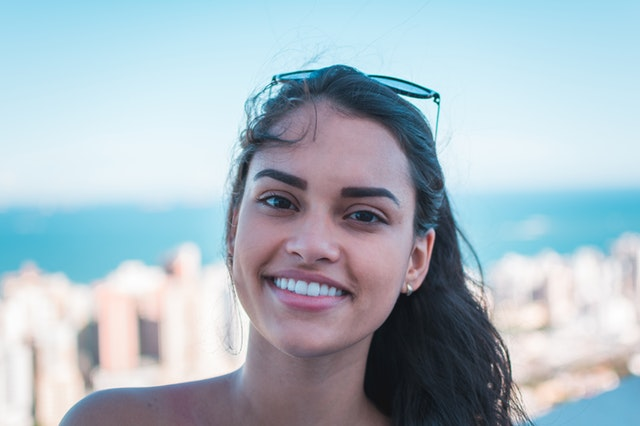
#> input picture 8.klasor/smile.jpg, 640 x 426 px, found by its file name
$ python resim_donusum_matrixi_dizeyi.py
#> lines starting #> are read from the running program, lines starting #| are printed output that depends on the picture
#bazı geometrik donusumleri yapicaz

import numpy as np
import cv2

path = "C:\\Users\\Furkan\\Desktop\\OpenCVegitim\\8.klasor\\smile.jpg"

img = cv2.imread(path,0)
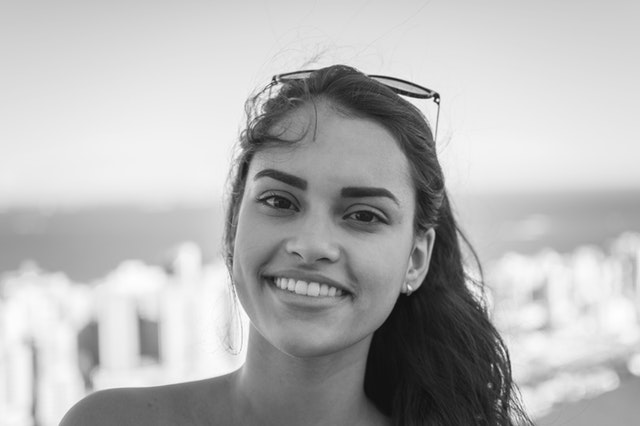
#> img: shape (426, 640); min 12, max 255, mean 181.5

# row satir
# #col sütun
# row: Resmin yüksekliği (satır sayısı veya piksel sayısı).
# col: Resmin genişliği (sütun sayısı veya piksel sayısı).
row,col = img.shape#bize bu satır ve sütunu aslında piksel sayilairni veriyordu.
#> row = 426; col = 640

#burada biraz kesim vs yapicaz. buna transformasyon matrisi (dönüşüm) dizeyi kullanicaz.


# cv2.warpAffine() fonksiyonu, dönüşüm matrisinin float32 tipinde olmasını gerektirir.
Matris = np.float32([[1,0,10],
                     [0,1,70]]) #bu dönüşüm matrisini resim üzerine uygulicaz şimdi
# Bu matris, afin dönüşüm (affine transformation) için kullanılır.
# Afin dönüşüm, bir resmi kaydırma (translation), döndürme (rotation), ölçeklendirme (scaling) veya eğme (shearing) gibi işlemlerle değiştirmek için kullanılır.
# Matrisin yapısı şu şekildedir:
            # [[1, 0, tx],
            #     [0, 1, ty]]
# tx: Resmin yatayda (x ekseni) ne kadar kaydırılacağını belirtir.
# ty: Resmin dikeyde (y ekseni) ne kadar kaydırılacağını belirtir.
# 1 ve 0 değerleri, dönüşümün sadece kaydırma işlemi olduğunu gösterir. Eğer bu değerler değiştirilirse, ölçeklendirme veya döndürme gibi farklı dönüşümler de yapılabilir.
# Örneğin:
# tx = 10: Resim x ekseninde 10 piksel sağa kaydırılır.
# ty = 70: Resim y ekseninde 70 piksel aşağı kaydırılır.


dst = cv2.warpAffine(img,Matris,(row,col))
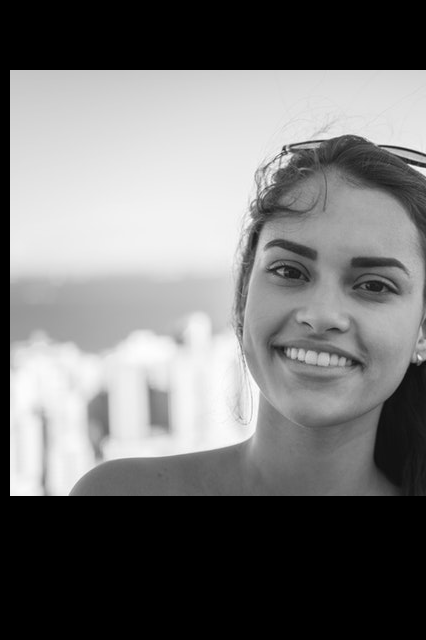
#> dst: shape (640, 426); min 0, max 255, mean 116.3
# cv2.warpAffine() fonksiyonu, belirtilen dönüşüm matrisini (Matris) resme uygular.
# Parametreler:
# img: Kaynak resim.
# Matris: Dönüşüm matrisi.
# (row, col): Çıktı resminin boyutları. Burada orijinal resimle aynı boyutta bir çıktı elde etmek için (row, col) kullanılıyor.
# Bu işlem sonucunda, resim belirtilen miktar kadar kaydırılır ve yeni bir resim (dst) oluşturulur


cv2.imshow("dst",dst)
cv2.waitKey(0)
cv2.destroyAllWindows()


# print(row)
# print(col)
